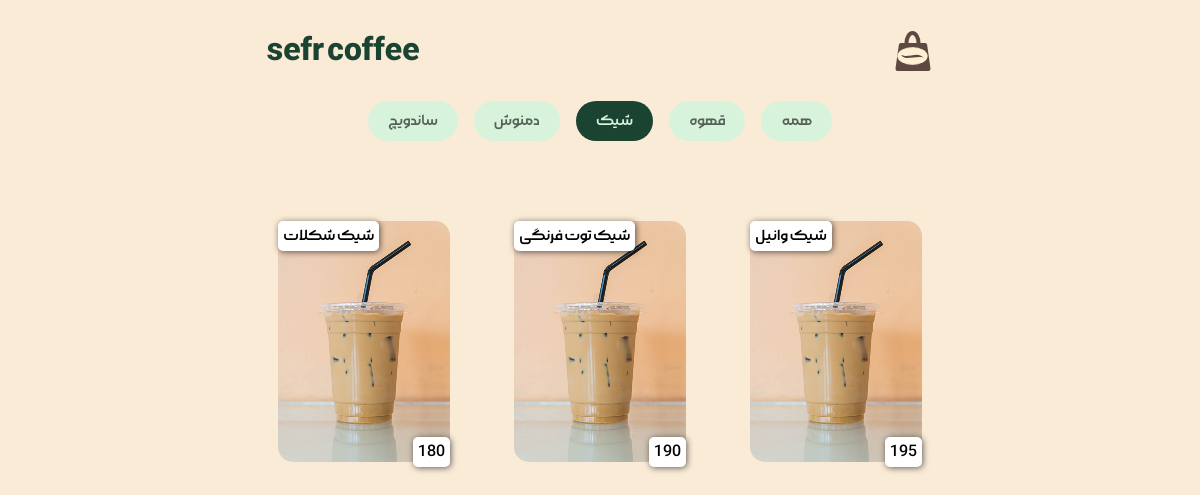
The page /menu/2/ on the database its author committed.
### home/models.py (models this page shows, shortened)
class Category(models.Model):
    title = models.CharField(max_length=50)

class Food_And_Drinks(models.Model):
    category = models.ForeignKey(Category,on_delete=models.CASCADE,related_name='cat')
    name = models.CharField(max_length=50)
    pic = models.ImageField(upload_to='product/')
    price = models.PositiveIntegerField()

### home/views.py (the view)
# urls.py: path('menu/<int:pk>/',views.MenuFilteredPage.as_view(),name='menu_filtered'),
class MenuFilteredPage(View):
    template_name = 'home/menu.html'
    def get(self,request,*args,**kwargs):
        cat_pk = kwargs['pk']
        cat  = get_object_or_404(Category,pk=cat_pk)
        CAT = Category.objects.all().order_by('-id')
        FAD = Food_And_Drinks.objects.filter(category=cat)
        return render(request,self.template_name,{'MU':settings.MEDIA_URL,'CAT':CAT,'FAD':FAD,'cat_pk':cat_pk})

### home/templates/home/menu.html (shortened to what this page needs)
{% extends 'base.html' %}
{% load static %}
{% block css %}
    <link rel="stylesheet" href="{% static 'home/css/menu.css' %}">
{% endblock %}
{% block body %}
<header class="header">
    <div class="header-wrp">
        <h1 class="header-txt">sefr coffee</h1>
        <div class="header-icon">
            <img src="{{MU}}img/Group 2.svg" class="header-icon__img" alt="coffee-icon">
        </div>
    </div>
</header>
<section    class="categorie">
    <div class="categorie-wrp">
        {% for c in CAT %}
        <a href="{% url 'home:menu_filtered' c.pk %}" class="categorie__items {% if cat_pk is c.pk %}categorie__items--active{% endif %}">{{c.title}}</a>
        {% endfor %}
        <a href="{% url 'home:menu' %}" class="categorie__items {% if not cat_pk %}categorie__items--active{% endif %}">همه</a>
    </div>
</section>
<section class="menu">
    <div class="menu-wrp">
        {% for f in FAD %}
        <div class="menu-item">
            <img src="{{f.pic.url}}" alt="{{f.name}}" class="menu-items__img">
            <span class="menu-item__name">{{f.name}}</span>
            <span class="menu-item__price">{{f.price}}</span>
        </div>
        {% endfor %}
    </div>
</section>
{% endblock %}

### home/static/home/css/menu.css (style rules this page uses)
:root { --color-primary:#1B4332; --color-scondry:#D8F3DC; --font-primary:morabba; --font-scondry:morabba-bold; }
* { margin: 0; padding: 0; box-sizing: border-box; }
body { background-color: antiquewhite; }
.header { padding: 30px; }
.header-wrp { display: flex; justify-content: space-around; align-items: center; }
.header-txt { color: var(--color-primary); font-size: 2rem; font-family: var(--font-scondry); }
.header-icon { width: 40px; height: 40px; }
.header-icon__img { width: 100%; height: 100%; }
.categorie { overflow-x: auto; -webkit-overflow-scrolling: touch; }
.categorie-wrp { display: flex; justify-content: center; align-items: center; gap: 1rem; }
.categorie__items { font-family: var(--font-primary); background-color: var(--color-scondry); color: rgba(0, 0, 0, 60%); padding: 10px 20px; border-radius: 20px; -webkit-border-radius: 20px; -moz-border-radius: 20px; -ms-border-radius: 20px; -o-border-radius: 20px; text-decoration: none; }
.categorie__items--active { background-color: var(--color-primary); color: var(--color-scondry); }
.menu { margin-top: 5rem; padding:0 30px; }
.menu-wrp { display: flex; justify-content: center; align-items: center; flex-wrap: wrap; gap: 4rem; }
.menu-item { display: flex; justify-content: center; align-items: center; position: relative; }
.menu-items__img { border-radius: 15px; -webkit-border-radius: 15px; -moz-border-radius: 15px; -ms-border-radius: 15px; -o-border-radius: 15px; z-index: 1; }
.menu-item__name { font-family: var(--font-primary); top: 0; left: 0; position: absolute; box-shadow: 0 4 10 #000; background-color: white; box-shadow: 1px 1px 6px rgba(0, 0,0,60%); padding: 5px; border-radius: 5px; -webkit-border-radius: 5px; -moz-border-radius: 5px; -ms-border-radius: 5px; -o-border-radius: 5px; z-index: 2; }
.menu-item__price { font-family: var(--font-primary); bottom: -5px; right: 0; position: absolute; box-shadow: 0 4 10 #000; background-color: white; box-shadow: 1px 1px 6px rgba(0, 0,0,60%); padding: 5px; border-radius: 5px; -webkit-border-radius: 5px; -moz-border-radius: 5px; -ms-border-radius: 5px; -o-border-radius: 5px; z-index: 2; }

### rows shown on the page
Category: title "ساندویچ"
Category: title "دمنوش"
Category: title "شیک"
Category: title "قهوه"
Food_And_Drinks: pic (picture), name "شیک شکلات", price "180"
Food_And_Drinks: pic (picture), name "شیک توت فرنگی", price "190"
Food_And_Drinks: pic (picture), name "شیک وانیل", price "195"
